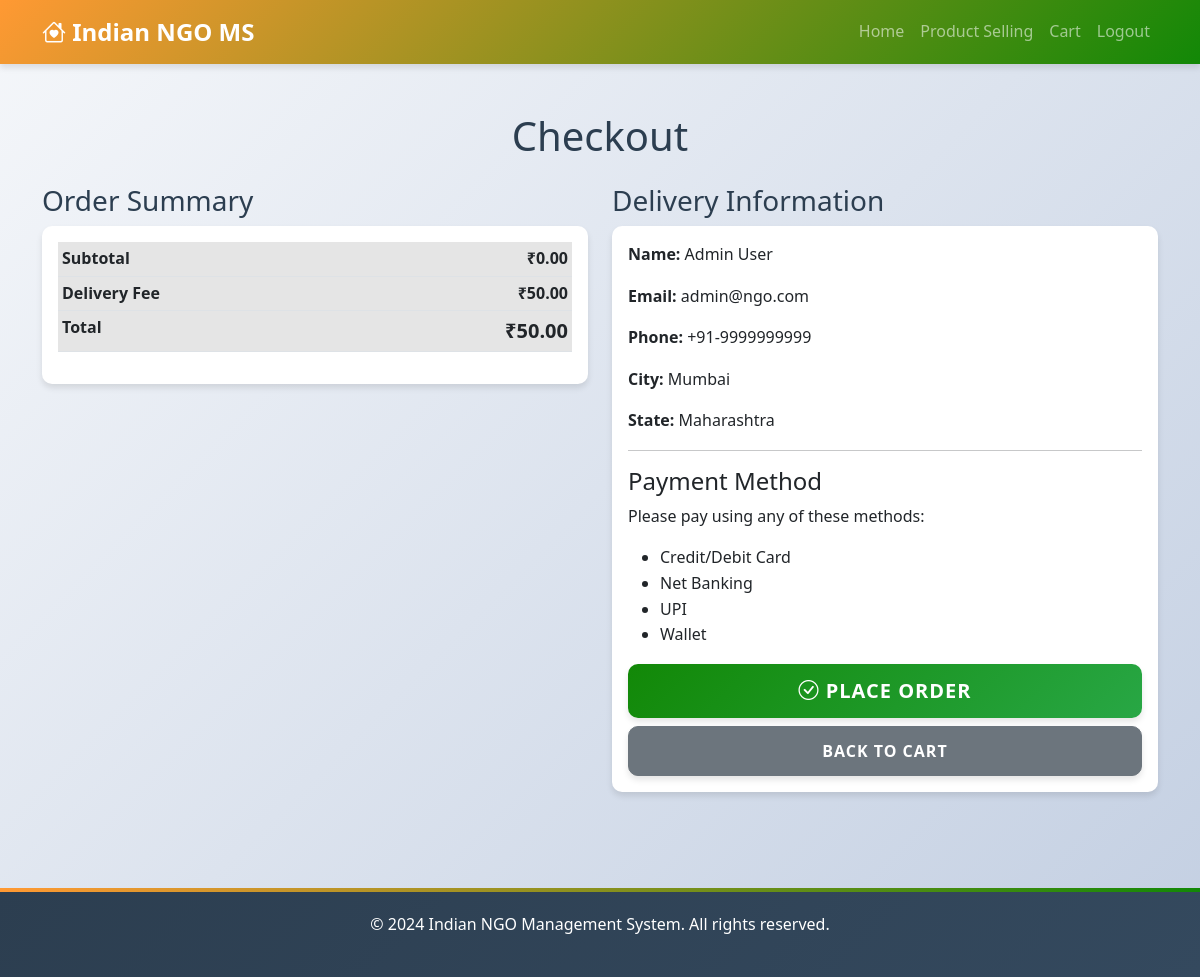
The page /checkout.php (signed in) on the database its author committed.
### tables this page shows
CREATE TABLE IF NOT EXISTS `users` (
    `id` INT PRIMARY KEY AUTO_INCREMENT,
    `name` VARCHAR(100) NOT NULL,
    `email` VARCHAR(100) UNIQUE NOT NULL,
    `password` VARCHAR(255) NOT NULL,
    `phone` VARCHAR(20),
    `city` VARCHAR(50),
    `state` VARCHAR(50),
    `user_type` ENUM('donor', 'volunteer', 'ngo', 'admin') DEFAULT 'donor',
    `created_at` TIMESTAMP DEFAULT CURRENT_TIMESTAMP,
    `updated_at` TIMESTAMP DEFAULT CURRENT_TIMESTAMP ON UPDATE CURRENT_TIMESTAMP,
    INDEX `idx_email` (`email`),
    INDEX `idx_user_type` (`user_type`)
);

### auth.php (called while the page is built, shortened)
<?php
require_once 'db_connection.php';
function isLoggedIn() {
    return isset($_SESSION['user_id']) && !empty($_SESSION['user_id']);
}
function getCurrentUser() {
    global $conn;
    $user_id = intval($_SESSION['user_id']);
    $stmt = $conn->prepare("SELECT id, name, email, phone, city, state, user_type, created_at FROM users WHERE id = ?");
    if ($stmt) {
        $stmt->bind_param("i", $user_id);
        $stmt->execute();
        $result = $stmt->get_result();
        $user = $result->fetch_assoc();
        return $user;
    }
    return null;
}
?>

### checkout.php (the view, shortened to what this page needs)
<?php
require_once 'auth.php';
$user = getCurrentUser();
$total = 0;
$delivery_fee = 50;
$grand_total = $total + $delivery_fee;
?>
<!DOCTYPE html>
<html lang="en">
<head>
    <link href="https://cdn.jsdelivr.net/npm/bootstrap@5.3.0/dist/css/bootstrap.min.css" rel="stylesheet">
    <link rel="stylesheet" href="https://cdn.jsdelivr.net/npm/bootstrap-icons@1.10.0/font/bootstrap-icons.css">
    <link rel="stylesheet" href="css/style.css">
</head>
<body>
    <nav class="navbar navbar-expand-lg navbar-dark bg-dark">
        <div class="container">
            <a class="navbar-brand" href="index.php"><i class="bi bi-house-heart"></i> Indian NGO MS</a>
            <div class="collapse navbar-collapse" id="navbarNav">
                <ul class="navbar-nav ms-auto">
                    <li class="nav-item"><a class="nav-link" href="index.php">Home</a></li>
                    <li class="nav-item"><a class="nav-link" href="products.php">Product Selling</a></li>
                    <li class="nav-item"><a class="nav-link" href="cart.php">Cart</a></li>
                    <li class="nav-item"><a class="nav-link" href="logout.php">Logout</a></li>
                </ul>
            </div>
        </div>
    </nav>
    <section class="py-5">
        <div class="container">
            <h1 class="text-center mb-4">Checkout</h1>
            <div class="row">
                <div class="col-md-6">
                    <h3>Order Summary</h3>
                    <div class="card">
                        <div class="card-body">
                            <table class="table table-sm">
                                <tbody>
                                    <tr class="table-active">
                                        <td><strong>Subtotal</strong></td>
                                        <td class="text-end"><strong>₹<?php echo number_format($total, 2); ?></strong></td>
                                    </tr>
                                    <tr class="table-active">
                                        <td><strong>Delivery Fee</strong></td>
                                        <td class="text-end"><strong>₹<?php echo number_format($delivery_fee, 2); ?></strong></td>
                                    </tr>
                                    <tr class="table-active">
                                        <td><strong>Total</strong></td>
                                        <td class="text-end"><strong class="fs-5">₹<?php echo number_format($grand_total, 2); ?></strong></td>
                                    </tr>
                                </tbody>
                            </table>
                        </div>
                    </div>
                </div>
                <div class="col-md-6">
                    <h3>Delivery Information</h3>
                    <div class="card">
                        <div class="card-body">
                            <p><strong>Name:</strong> <?php echo htmlspecialchars($user['name']); ?></p>
                            <p><strong>Email:</strong> <?php echo htmlspecialchars($user['email']); ?></p>
                            <p><strong>Phone:</strong> <?php echo htmlspecialchars($user['phone']); ?></p>
                            <p><strong>City:</strong> <?php echo htmlspecialchars($user['city']); ?></p>
                            <p><strong>State:</strong> <?php echo htmlspecialchars($user['state']); ?></p>
                            <hr>
                            <h4>Payment Method</h4>
                            <p>Please pay using any of these methods:</p>
                            <ul>
                                <li>Credit/Debit Card</li>
                                <li>Net Banking</li>
                                <li>UPI</li>
                                <li>Wallet</li>
                            </ul>
                            <form method="POST">
                                <button type="submit" class="btn btn-success w-100 btn-lg">
                                    <i class="bi bi-check-circle"></i> Place Order
                                </button>
                            </form>
                            <a href="cart.php" class="btn btn-secondary w-100 mt-2">Back to Cart</a>
                        </div>
                    </div>
                </div>
            </div>
        </div>
    </section>
    <footer class="bg-dark text-white text-center py-4 mt-5">
        <div class="container">
            <p>&copy; 2024 Indian NGO Management System. All rights reserved.</p>
        </div>
    </footer>
</body>
</html>

### css/style.css (style rules this page uses)
:root { --primary-color: #FF9933; --secondary-color: #FFFFFF; --accent-color: #128807; --dark-color: #2C3E50; --light-bg: #F8F9FA; --shadow: 0 4px 6px rgba(0, 0, 0, 0.1); --border-radius: 10px; }
body { font-family: 'Segoe UI', Tahoma, Geneva, Verdana, sans-serif; line-height: 1.6; color: var(--dark-color); background: linear-gradient(135deg, #f5f7fa 0%, #c3cfe2 100%); min-height: 100vh; }
.navbar { background: linear-gradient(135deg, var(--primary-color), var(--accent-color)) !important; box-shadow: var(--shadow); backdrop-filter: blur(10px); }
.navbar-brand { font-weight: bold; font-size: 1.5rem; }
.nav-link { font-weight: 500; transition: all 0.3s ease; }
.btn { border-radius: var(--border-radius); padding: 12px 30px; font-weight: 600; text-transform: uppercase; letter-spacing: 1px; transition: all 0.3s ease; box-shadow: var(--shadow); }
.btn-success { background: linear-gradient(135deg, var(--accent-color), #28a745); border: none; }
.card { border: none; border-radius: var(--border-radius); box-shadow: var(--shadow); transition: all 0.3s ease; }
footer { background: linear-gradient(135deg, var(--dark-color) 0%, #34495e 100%); color: white; position: relative; }
footer::before { content: ''; position: absolute; top: 0; left: 0; right: 0; height: 4px; background: linear-gradient(90deg, var(--primary-color), var(--accent-color)); }

### rows shown on the page
users: name "Admin User", email "admin@ngo.com", phone "+91-9999999999", city "Mumbai", state "Maharashtra"

### other values the page prints
$total "0.00"
$delivery_fee "50.00"
$grand_total "50.00"
